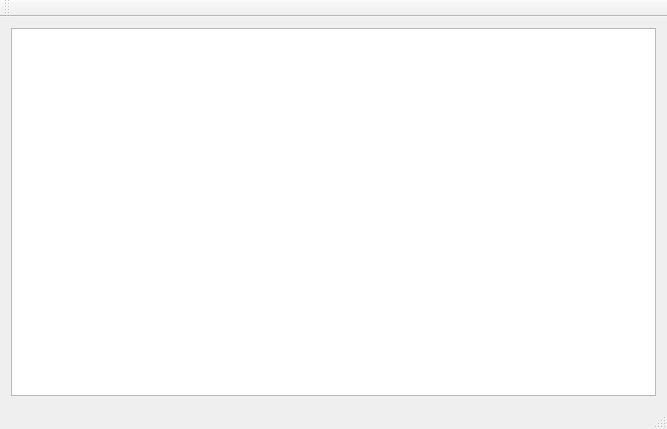
<?xml version="1.0" encoding="UTF-8"?>
<ui version="4.0">
 <class>BashRunner</class>
 <widget class="QMainWindow" name="BashRunner">
  <property name="geometry">
   <rect>
    <x>0</x>
    <y>0</y>
    <width>667</width>
    <height>429</height>
   </rect>
  </property>
  <property name="font">
   <font>
    <family>Courier</family>
    <pointsize>10</pointsize>
   </font>
  </property>
  <property name="windowTitle">
   <string>BashRunner</string>
  </property>
  <widget class="QWidget" name="centralWidget">
   <layout class="QVBoxLayout" name="verticalLayout">
    <item>
     <widget class="QTextEdit" name="textEdit">
      <property name="textInteractionFlags">
       <set>Qt::TextSelectableByKeyboard|Qt::TextSelectableByMouse</set>
      </property>
     </widget>
    </item>
   </layout>
  </widget>
  <widget class="QMenuBar" name="menuBar">
   <property name="geometry">
    <rect>
     <x>0</x>
     <y>0</y>
     <width>667</width>
     <height>22</height>
    </rect>
   </property>
  </widget>
  <widget class="QToolBar" name="mainToolBar">
   <attribute name="toolBarArea">
    <enum>TopToolBarArea</enum>
   </attribute>
   <attribute name="toolBarBreak">
    <bool>false</bool>
   </attribute>
  </widget>
  <widget class="QStatusBar" name="statusBar"/>
 </widget>
 <layoutdefault spacing="6" margin="11"/>
 <resources/>
 <connections/>
</ui>
